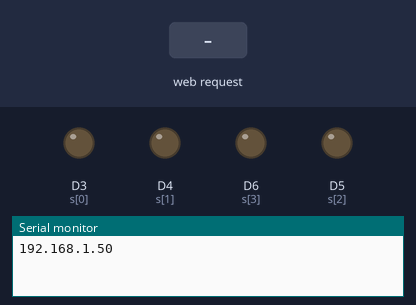
A sketch run on a simulated ESP8266 (NodeMCU). Shown: output pins drawn as LEDs (lit = HIGH), the last lines printed to the serial monitor. The inputs (shaded band) are chosen by the test bench. WiFi joins after 1.5 s; servers stay silent unless stated.

Above: at 2.7 s.
2.8 s: HTTP request GET /light1on received
At 4.0 s:
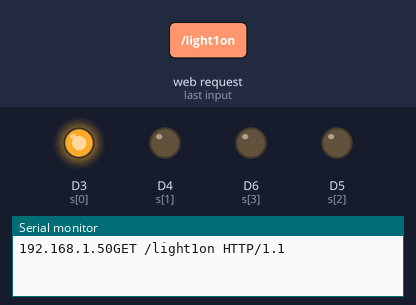
4.3 s: HTTP request GET /light2on received
At 5.2 s:
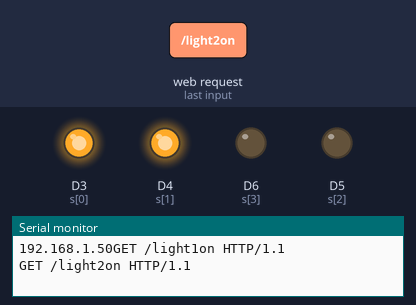
5.8 s: HTTP request GET /light1off received
At 6.3 s:
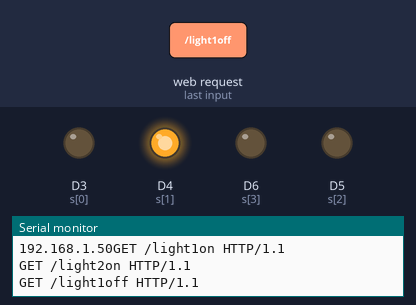
7.3 s: HTTP request GET /light3on received
At 8.5 s:
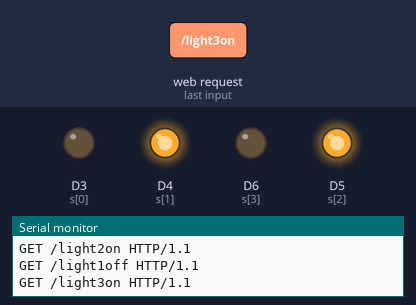
8.8 s: HTTP request GET /light2off received
At 9.7 s:
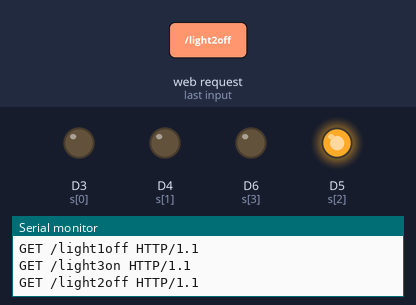
10.3 s: HTTP request GET /light4on received
At 10.9 s:
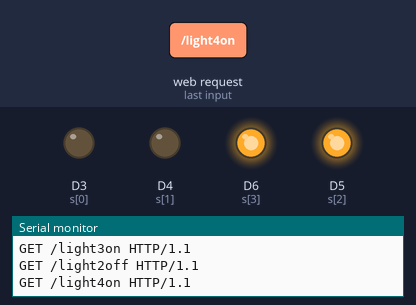
Timing chart, 0 to 12.8 s (numbered marks = the images above; inputs shaded):
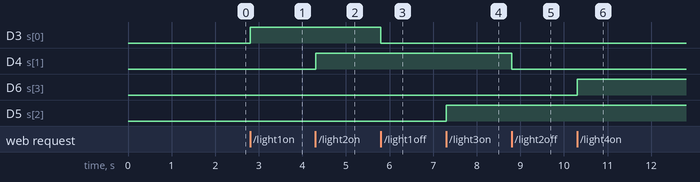

Measured:
- after the input at 2.8 s, D3 (s[0]): LOW → HIGH at once
- after the input at 4.3 s, D4 (s[1]): LOW → HIGH at once
- after the input at 5.8 s, D3 (s[0]): HIGH → LOW at once
- after the input at 7.3 s, D5 (s[2]): LOW → HIGH at once
- after the input at 8.8 s, D4 (s[1]): HIGH → LOW at once
- after the input at 10.3 s, D6 (s[3]): LOW → HIGH at once

The sketch:

_4led_html_css.ino
```cpp
#include <ESP8266WiFi.h>
#include <WiFiServer.h>

WiFiServer server (80);

const char* ssid = "AndroidAP";
const char* pass = "forouhar2015";
String html;
byte s[4]={D3,D4,D5,D6};
void setup() {

   Serial.begin(9600);

for(byte i=0;i<=4;i++){
  pinMode(s[i],OUTPUT);
}


   delay(10);
   WiFi.begin(ssid, pass);
  while (WiFi.status() != WL_CONNECTED) {
    delay(500);
  }
  server.begin();
 Serial.print(WiFi.localIP());
  //////////////////////////////////////HTML AND CSS///////////////////////////
html+=" <!DOCTYPE html>";
html+="<html>";
html+="<head>";
   ////////////////////////////////////CSS CODE/////////////////////////////////
html+="<style>";
html+="body{";
 html+="background-image: url(\"https://static.pexels.com/photos/172292/pexels-photo-172292.jpeg\");";
  html+="height: auto;";
  html+="width: auto;";

html+="}";
html+="#logo{";
  html+="font-family:Cambria, \"Hoefler Text\", \"Liberation Serif\", Times, \"Times New Roman\", \"serif\";";
  html+="text-align: center;";
html+="}";
html+="#main{";

  html+="border-radius: 20px;";
  html+="position: relative;";
  html+="background-color: aliceblue ;";
  html+="text-align: center;";
  html+="border: 3px solid black;";
  html+="margin: 0 auto;";
  html+="width: 300px;";
  html+="height: auto;";

html+="}";
html+="#footer{";
  html+="text-align: center;";
  html+="color: white;";
html+="}";

html+="#img{";
  html+="margin: 0 auto;";
  html+="text-align: center;";
html+="}";
html+="h3{";
  html+="font-family: Constantia, \"Lucida Bright\", \"DejaVu Serif\", Georgia, \"serif\";";
html+="}";

html+="</style>";
//////////////////////////////////////////CSS END/////////////////////////////////
html+="</head>";
html+="<body>";
// img
  html+="<div id=\"img\">";
  html+="<img src=\"http://cdn.persiangig.com/preview/X7GDSm9Bno/13129451_1727850594105501_1964723742_a.jpg\" alt=\"logo\" height=\"150px\" width=\"150px\">";
  html+="</div>";
// main
   html+="<div id=\"main\">";
   html+="<h1 id=\"logo\">Ahvaz robotic home</h1>";

   /////////////////////////////////BUTTON///////////////////////////
    html+="<p>Light 1 : <a href=\"light1on\"><input type=\"button\" name=\"light1on\" value=\"On\"></a><a href=\"light1off\"> <input type=\"button\" name=\"light1off\" value=\"Off\"> </a></p>";
    html+="<p>Light 2 : <a href=\"light2on\"><input type=\"button\" name=\"light2on\" value=\"On\"></a><a href=\"light2off\"> <input type=\"button\" name=\"light2off\" value=\"Off\"> </a></p>";
    html+="<p>Light 3 : <a href=\"light3on\"><input type=\"button\" name=\"light3on\" value=\"On\"></a><a href=\"light3off\"> <input type=\"button\" name=\"light3off\" value=\"Off\"> </a></p>";
    html+="<p>Light 4 : <a href=\"light4on\"><input type=\"button\" name=\"light4on\" value=\"On\"></a><a href=\"light4off\"> <input type=\"button\" name=\"light4off\" value=\"Off\"> </a></p>";
    html+="<p>Mode 1 : <a href=\"mode1\"><input type=\"button\" name=\"mode1\" value=\"Mode1\"></p></a>";
    html+="<p>Mode 2 : <a href=\"mode2\"><input type=\"button\" name=\"mode2\" value=\"Mode2\"></p></a>";
    html+="<p>All on : <a href=\"allon\"><input type=\"button\" name=\"allon\" value=\"ON\"></p></a>";
    html+="<p>All off : <a href=\"alloff\"><input type=\"button\" name=\"alloff\" value=\"OFF\"></p></a>";

//////////////////////////////////////////////
html+="</div>";
html+="<div id=\"footer\">";
  html+="<h3>Designer : Forouhar m.panah </h3>";
  html+="<h3>Gmail: forouhar.m.panah2001@gmail.com</h3>";
html+="</div>";

html+="</body>";
html+="</html>";

}
//////////////////////////////HTML END/////////////////////////////
void loop() {

  WiFiClient client = server.available();
  if (!client) {
    return;
  }
  while (!client.available()) {
    delay(1);
  }
  String request = client.readStringUntil('\r');
  client.flush();

 Serial.println(request);

  if (request.indexOf("light1on") != -1)digitalWrite(s[0] , HIGH);
  else if (request.indexOf("light1off") != -1)digitalWrite(s[0], LOW);
  else if (request.indexOf("light2on") != -1) digitalWrite(s[1] , HIGH);
  else if (request.indexOf("light2off") != -1) digitalWrite(s[1], LOW);
  else if (request.indexOf("light3on") != -1) digitalWrite(s[2] , HIGH);
  else if (request.indexOf("light3off") != -1) digitalWrite(s[2] ,LOW);
  else if (request.indexOf("light4on") != -1) digitalWrite(s[3],HIGH);
  else if (request.indexOf("light4off") != -1) digitalWrite(s[3] , LOW);
  else if (request.indexOf("mode1") != -1) {
    for (byte i = 0; i <= 3; i++) {
      digitalWrite(s[i], LOW);
    }
    for (byte i = 0; i <= 3; i++) {
      digitalWrite(s[i], HIGH);
      delay(1000);
    }
  }
  else if (request.indexOf("mode2") != -1) {
    for (byte i = 0; i <= 3; i++) {
      digitalWrite(s[i], HIGH);
    }
    for (byte i = 0; i <= 3; i++) {
      digitalWrite(s[i], LOW);
      delay(1000);
    }
  }
  else if (request.indexOf("allon") != -1) {
    for (byte i = 0; i <= 3; i++) {
      digitalWrite(s[i], HIGH);
    }
  }
  else if (request.indexOf("alloff") != -1) {
    for (byte i = 0; i <= 3; i++) {
      digitalWrite(s[i], LOW);
    }
  }


client.println(html);
}
```
